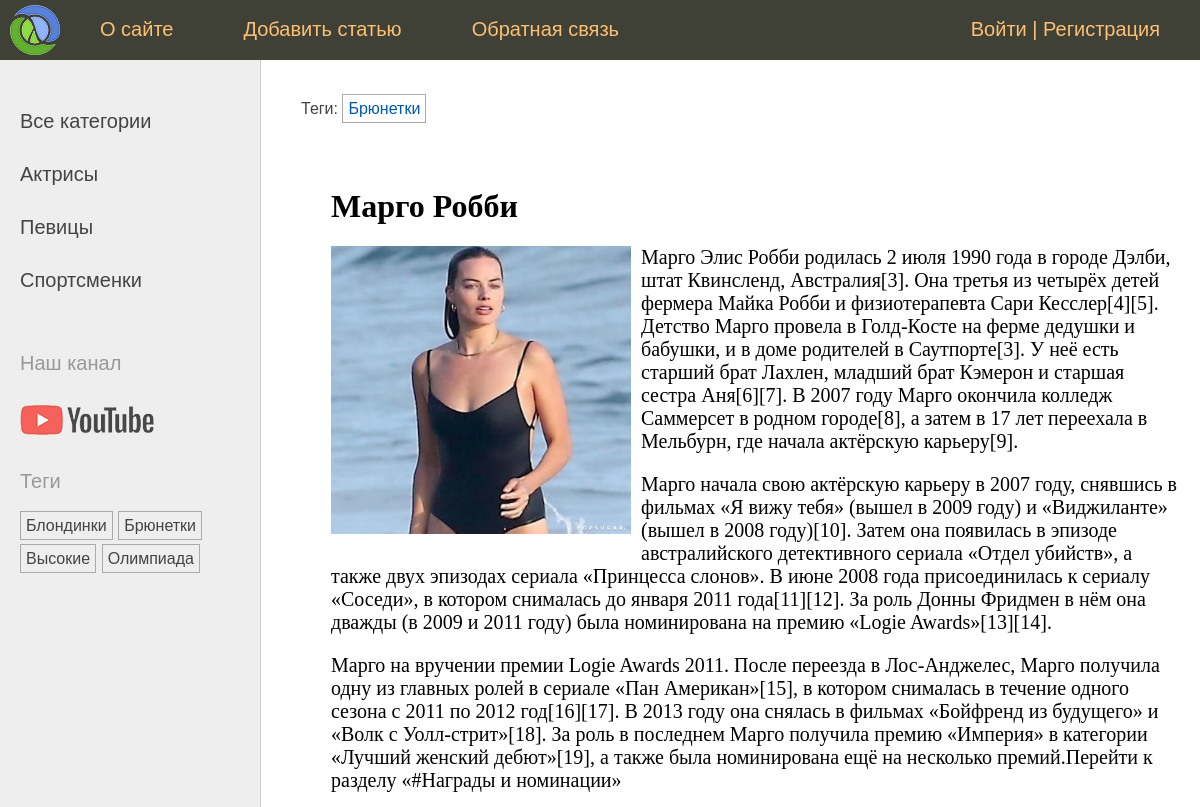
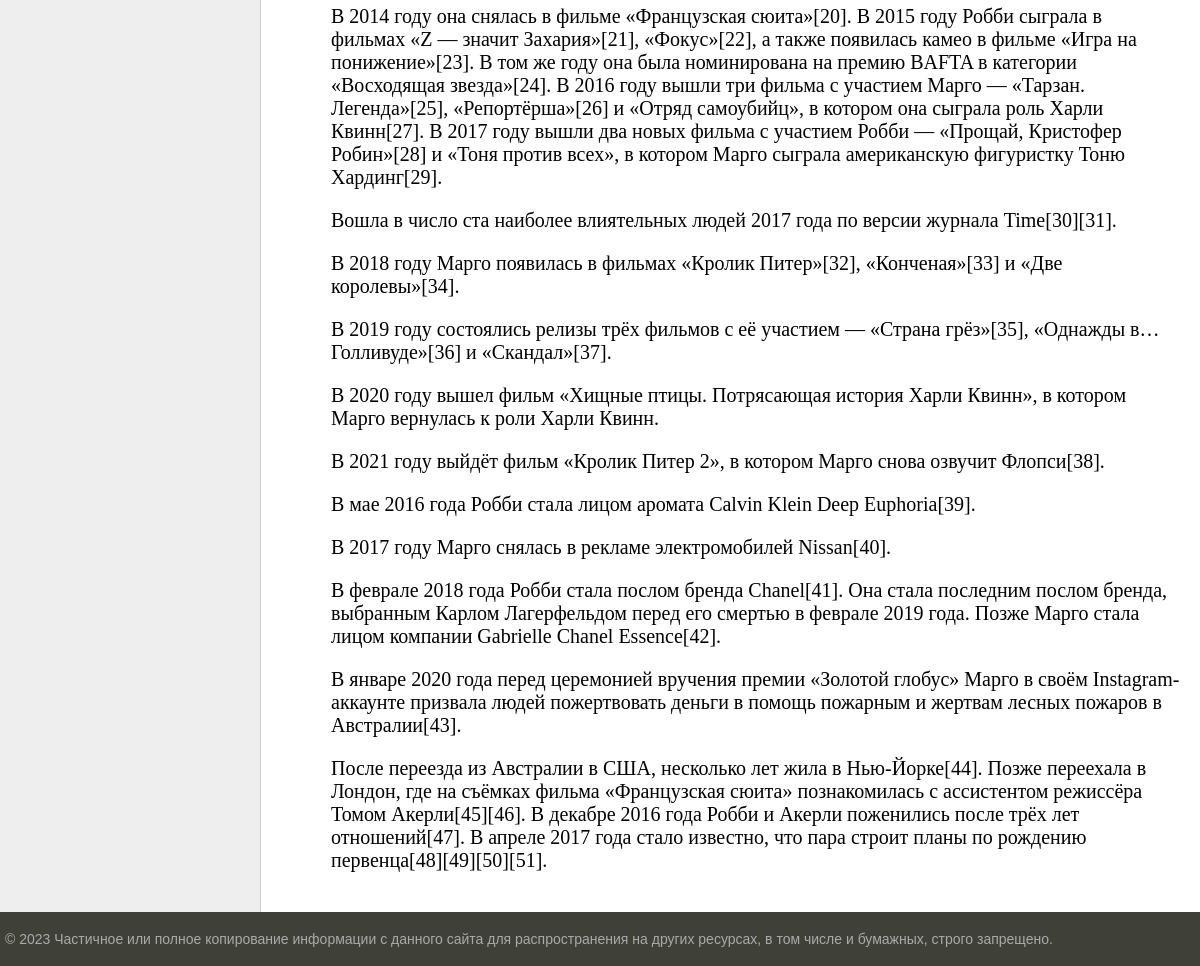
The page /post/margo-robbi/ on the database its author committed (2 pictures, top to bottom).
### women/models.py (models this page shows, shortened)
class Category(models.Model):
    name = models.CharField(max_length=100, db_index=True, verbose_name="Категория")
    slug = models.SlugField(max_length=255, unique=True, db_index=True)
    class Meta:
        verbose_name = "Категория"
        verbose_name_plural = "Категории"
    def get_absolute_url(self):
        return reverse('category', kwargs={'cat_slug': self.slug})

class TagPost(models.Model):
    tag = models.CharField(max_length=100, db_index=True)
    slug = models.SlugField(max_length=255, unique=True, db_index=True)
    def get_absolute_url(self):
        return reverse('tag', kwargs={'tag_slug': self.slug})

class Women(models.Model):
    class Status(models.IntegerChoices):
        DRAFT = 0, 'Черновик'
        PUBLISHED = 1, 'Опубликованный'
    title = models.CharField(max_length=255, verbose_name='Заголовок')
    slug = models.SlugField(max_length=255, unique=True, db_index=True,
                            verbose_name='Slug')
    photo = models.ImageField(upload_to='photos/%Y/%m/%d/', default=None,
                              blank=True, null=True, verbose_name='Фото')
    content = models.TextField(blank=True, verbose_name='Текст статьи')
    time_create = models.DateTimeField(auto_now_add=True, verbose_name='Время создания')
    time_update = models.DateTimeField(auto_now=True,verbose_name='Время изменения')
    is_published = models.BooleanField(choices=tuple(map(lambda x: (bool(x[0]), x[1]), Status.choices)),
                                                     default=Status.DRAFT, verbose_name='Статус')
    cat = models.ForeignKey("Category", on_delete=models.PROTECT, related_name='posts',
                            verbose_name='Категория')
    tags = models.ManyToManyField('TagPost', blank=True, related_name='tags',
                                  verbose_name='Теги')
    husband = models.OneToOneField('Husband', on_delete=models.SET_NULL,
                                   null=True, blank=True, related_name='wuman',
                                   verbose_name='Муж')
    author = models.ForeignKey(get_user_model(), on_delete=models.SET_NULL,
                               related_name='posts', null=True, default=None)
    objects = models.Manager() # стандартный менеджер
    published = PublishedManager()  # создание нового менеджера
    class Meta:
        verbose_name = "Известные женщины"  # Редактируем меняем название в админ панели
        verbose_name_plural = "Известные женщины"  # тоже, но чтобы и во множественном числе
        ordering = ['-time_create']
        indexes = [
            models.Index(fields=['-time_create'])
        ]

### women/views.py (the view)
# urls.py: path('post/<slug:post_slug>/',views.ShowPost.as_view(), name='post'),
class ShowPost(DetailView):
    model = Women
    template_name = 'women/post.html'
    context_object_name = 'post' # сюда нужно записать переменную из post.html
    slug_url_kwarg = 'post_slug' # прописывается переменная из urls.py по которой берется статья
    def get_object(self, queryset = None):
        return get_object_or_404(Women.published, slug=self.kwargs['post_slug'])
    def get_context_data(self,**kwargs):
        context = super().get_context_data(**kwargs)
        context['title'] = context['post'].title
        context['menu'] = menu
        return context

### users/context_processors.py (called while the page is built)
def get_women_context(request):
    return {'mainmenu': menu}

### women/models.py (called while the page is built)
    def get_queryset(self):
        return super().get_queryset().filter(is_published=Women.Status.PUBLISHED)

### women/templatetags/women_tags.py (called while the page is built)
@register.inclusion_tag('women/list_categories.html')
def show_categories(cat_selected=0):
    cats = Category.objects.annotate(x=Count('posts')).filter(x__gt=0)
    return {'cats':cats,'cat_selected':cat_selected}

@register.inclusion_tag('women/list_tags.html') #создадим шаблон с названием list_tags.html в women
def show_all_tags(): # воспользуемся им, и перейдем в base.html
    return {'tags': TagPost.objects.annotate(total=Count('tags')).filter(total__gt=0)}

### women/templates/women/post.html
{% extends 'base.html' %}
{% block breadcrumbs %}
{% with post.tags.all as tags %}
{% if tags %}
<ul class="tags-list">
    <li>Теги:</li>
    {% for t in tags %}
    <li><a href="{{t.get_absolute_url}}">{{t.tag}}</a></li>
    {% endfor %}
</ul>
{% endif %}
{% endwith %}
{% endblock %}
{% block content %}
<h1>{{post.title}}</h1>
{% if post.photo %}
<p><img class="img-article-left" src="{{post.photo.url}}"></p>
{% endif %}
{{post.content|linebreaks}}
{% endblock %}

### women/templates/women/list_categories.html
{% for cat in cats %}
{% if cat.id == cat_selected %}
<li class="selected">{{cat.name}}</li>
{% else %}
<li><a href="{{ cat.get_absolute_url }}">{{cat.name}}</a></li>
{% endif %}
{% endfor %}

### women/templates/women/list_tags.html
{% if tags %}
    <p>Теги</p>
    <ul class="tags-list">
        {% for t in tags %}
        <li><a href="{{t.get_absolute_url}}">{{t.tag}}</a></li>
        {% endfor %}
    </ul>
{% endif %}

### women/static/women/css/styles.css (style rules this page uses)
html, body { font-family: 'Arial'; margin: 0; padding: 0; height: 100%; width: 100%; color: #444; }
a { color: #0059b2; text-decoration: none; }
img { max-width: 600px; height: auto; }
img.img-article-left { max-width: 300px; height: auto; float: left; padding: 0 10px 10px 0; }
.left-chapters ul { width: 230px; margin: 0; padding: 20px 10px 10px 20px; list-style: none; font-size: 20px; }
.left-chapters ul li { margin: 30px 0 0 0; color: #999; }
.left-chapters ul li a { color: #444; text-decoration: none; }
ul.tags-list { width: 100%; margin: 0; padding: 0; list-style: none; }
ul.tags-list li { margin: 0; padding: 0 0 10px; display: inline-block; }
ul.tags-list li a { padding: 5px; font-size: 16px; border: 1px solid #aaa; }
.content-text h1 { font-size: 32px; }

### rows shown on the page
Category: name "Актрисы"
Category: name "Певицы"
Category: name "Спортсменки"
TagPost: tag "Блондинки"
TagPost: tag "Брюнетки"
TagPost: tag "Высокие"
TagPost: tag "Олимпиада"
Women: title "Марго Робби", photo (picture), content "Марго Элис Робби родилась 2 июля 1990 года в городе Дэлби, штат Квинсленд, Австралия[3]. Она третья из четырёх детей фермера Майка Робби и физиотерапевта Сари Кесслер[4][5]. Детство Марго провела в Голд-Косте на ферме дедушки и бабушки, и в доме родителей в Саутпорте[3]. У неё есть старший брат Лахлен, младший брат Кэмерон и старшая сестра Аня[6][7]. В 2007 году Марго окончила колледж Саммерсет в родном городе[8], а затем в 17 лет переехала в Мельбурн, где начала актёрскую карьеру[9]. Марго начала свою актёрскую карьеру в 2007 году, снявшись в фильмах «Я вижу тебя» (вышел в 2009 году) и «Виджиланте» (вышел в 2008 году)[10]. Затем она появилась в эпизоде австралийского детективного сериала…"

### other values the page prints
{{ m.title }} "О сайте" "Добавить статью" "Обратная связь"
